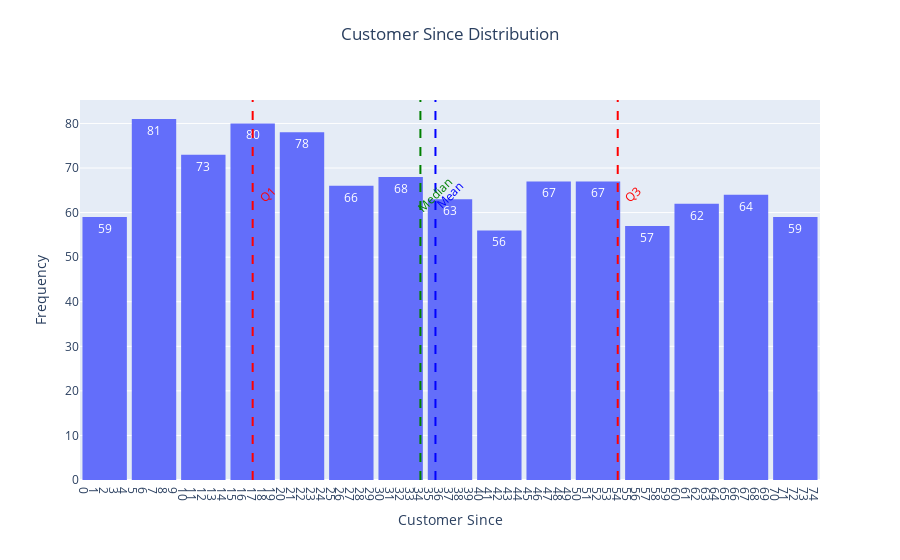

This figure's notebook cell:
### Code cell
# Create the histogram for customer_since distribution
customer_since_distribution_fig = px.histogram(
    df,
    x="customer_since",
    title="Customer Since Distribution",
    text_auto=True,  # Show text labels on bars
    nbins=30,  # Customize number of bins if needed
)

# Calculate statistics
median_since = df["customer_since"].median()
mean_since = df["customer_since"].mean()
first_quartile_since = df["customer_since"].quantile(0.25)
third_quartile_since = df["customer_since"].quantile(0.75)

# Add vertical lines for statistical markers without annotation_text
stat_lines_since = [
    {"x": median_since, "color": "green", "text": "Median"},
    {"x": mean_since, "color": "blue", "text": "Mean"},
    {"x": first_quartile_since, "color": "red", "text": "Q1"},
    {"x": third_quartile_since, "color": "red", "text": "Q3"},
]

for line in stat_lines_since:
    customer_since_distribution_fig.add_vline(
        x=line["x"],
        line_dash="dash",
        line_color=line["color"],
    )
    # Add text annotations at top of the chart
    customer_since_distribution_fig.add_annotation(
        x=line["x"],
        y=max(df["age"].value_counts()) * 0.95,
        text=line["text"],
        showarrow=False,
        textangle=-45,
        font=dict(color=line["color"]),
        yshift=120,
        xshift=15,
    )

# Customize layout for readability and presentation
customer_since_distribution_fig.update_layout(
    title={
        "text": "Customer Since Distribution",
        "y": 0.95,
        "x": 0.5,
        "xanchor": "center",
        "yanchor": "top",
    },
    xaxis_title="Customer Since",
    yaxis_title="Frequency",
    xaxis=dict(
        tickmode="linear", showgrid=False, zeroline=False
    ),  # Linear ticks for year axis
    yaxis=dict(showgrid=True),  # Y-axis grid for readability
    bargap=0.1,  # Adjust bar gap for aesthetic
)

# Customize hover labels
customer_since_distribution_fig.update_traces(
    hovertemplate="Customer Since: %{x}<br>Count: %{y}<extra></extra>",  # Custom tooltip format
)

# Display the improved histogram
customer_since_distribution_fig.show()

### Figure 1 — Plotly figure (JSON) as saved in the notebook; plotly's stock layout.template omitted (floating-point values rounded to 4 significant figures; data arrays with more than 128 entries replaced by an {"elided": "..."} marker saying what was removed)
{"data": [{"alignmentgroup": "True", "bingroup": "x", "hovertemplate": "Customer Since: %{x}<br>Count: %{y}<extra></extra>", "legendgroup": "", "marker": {"color": "#636efa", "pattern": {"shape": ""}}, "name": "", "nbinsx": 30, "offsetgroup": "", "orientation": "v", "showlegend": false, "texttemplate": "%{value}", "type": "histogram", "x": {"elided": "1000 int values"}, "xaxis": "x", "yaxis": "y"}], "layout": {"annotations": [{"font": {"color": "green"}, "showarrow": false, "text": "Median", "textangle": -45, "x": 34, "xshift": 15, "y": 37.05, "yshift": 120}, {"font": {"color": "blue"}, "showarrow": false, "text": "Mean", "textangle": -45, "x": 35.53, "xshift": 15, "y": 37.05, "yshift": 120}, {"font": {"color": "red"}, "showarrow": false, "text": "Q1", "textangle": -45, "x": 17, "xshift": 15, "y": 37.05, "yshift": 120}, {"font": {"color": "red"}, "showarrow": false, "text": "Q3", "textangle": -45, "x": 54, "xshift": 15, "y": 37.05, "yshift": 120}], "bargap": 0.1, "barmode": "relative", "legend": {"tracegroupgap": 0}, "shapes": [{"line": {"color": "green", "dash": "dash"}, "type": "line", "x0": 34, "x1": 34, "xref": "x", "y0": 0, "y1": 1, "yref": "y domain"}, {"line": {"color": "blue", "dash": "dash"}, "type": "line", "x0": 35.53, "x1": 35.53, "xref": "x", "y0": 0, "y1": 1, "yref": "y domain"}, {"line": {"color": "red", "dash": "dash"}, "type": "line", "x0": 17, "x1": 17, "xref": "x", "y0": 0, "y1": 1, "yref": "y domain"}, {"line": {"color": "red", "dash": "dash"}, "type": "line", "x0": 54, "x1": 54, "xref": "x", "y0": 0, "y1": 1, "yref": "y domain"}], "title": {"text": "Customer Since Distribution", "x": 0.5, "xanchor": "center", "y": 0.95, "yanchor": "top"}, "xaxis": {"anchor": "y", "domain": [0, 1], "showgrid": false, "tickmode": "linear", "title": {"text": "Customer Since"}, "zeroline": false}, "yaxis": {"anchor": "x", "domain": [0, 1], "showgrid": true, "title": {"text": "Frequency"}}}}
